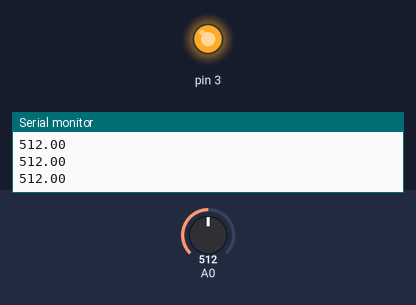
A sketch run on a simulated Arduino Uno, built with avr-gcc and run on an emulated ATmega328P. Shown: output pins drawn as LEDs (lit = HIGH), the last lines printed to the serial monitor. The inputs (shaded band) are chosen by the test bench; at power-on: A0 = 512.

Above: at 1.2 s.
1.3 s: A0 set to 710
At 2.5 s:
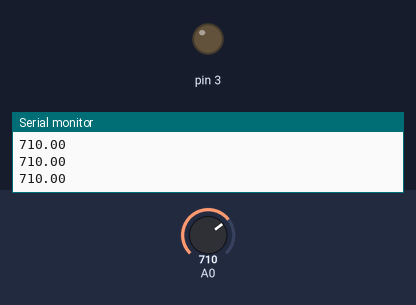
2.8 s: A0 set to 690
At 3.9 s:
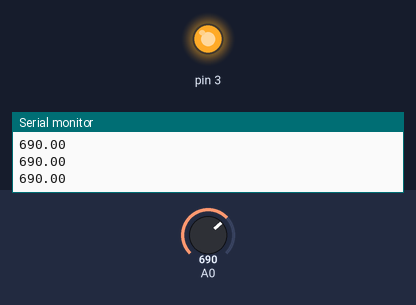
4.3 s: A0 set to 699
At 5.7 s:
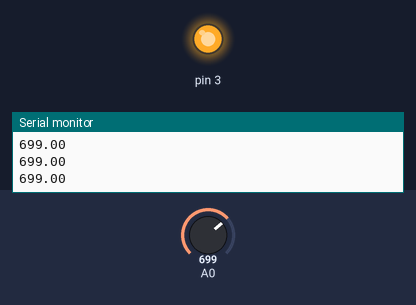
Timing chart, 0 to 7.3 s (numbered marks = the images above; inputs shaded):
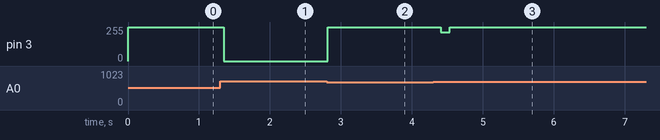

The sketch:

Basic_PID.ino
```cpp
/*
 * PID basic control for testing the PID library
 * Written by Roger Wang
 */
/*
#include <PID_v1.h>

//Define Variables we'll be connecting to
double Setpoint, Input, Output;

//Specify the links and initial tuning parameters
PID myPID(&Input, &Output, &Setpoint,2,5,1, DIRECT);

void setup()
{
  //initialize the variables we're linked to
  Serial.begin(9600);
  pinMode(A0,INPUT);
  pinMode(3,OUTPUT);
  Input = analogRead(A0);
  Setpoint = 100;

  //turn the PID on
  myPID.SetMode(AUTOMATIC);
}

void loop()
{
  /*Input = analogRead(A0);
  myPID.Compute();
  analogWrite(3,Output);
  //Serial.println(Output);
  Serial.println("  ");
  Serial.println(Input);
  *
  for(int i = 0; i<=255; i++){
    analogWrite(3,i);
    Serial.println(analogRead(A0));
    delay(50);
  }
}
*/


#include <PID_v1.h>

//Define Variables we'll be connecting to
double Setpoint, Input, Output;

//Specify the links and initial tuning parameters
PID myPID(&Input, &Output, &Setpoint,50,5,1, DIRECT);

void setup()
{
  //initialize the variables we're linked to
  Input = analogRead(0);
  Setpoint = 700;
  Serial.begin(9600);
  //turn the PID on
  myPID.SetMode(AUTOMATIC);
}

void loop()
{
  Input = analogRead(0);
  myPID.Compute();
  analogWrite(3,Output);
  Serial.println(Input);
  delay(30);
}
```

Measured:
- after the input at 1.3 s, pin 3: 255/255 → 0/255 after 0.05 s
- after the input at 2.8 s, pin 3: 0/255 → 255/255 at once
- after the input at 4.3 s, pin 3: 255/255 → 215/255 after 0.11 s, → 255/255 0.12 s later
